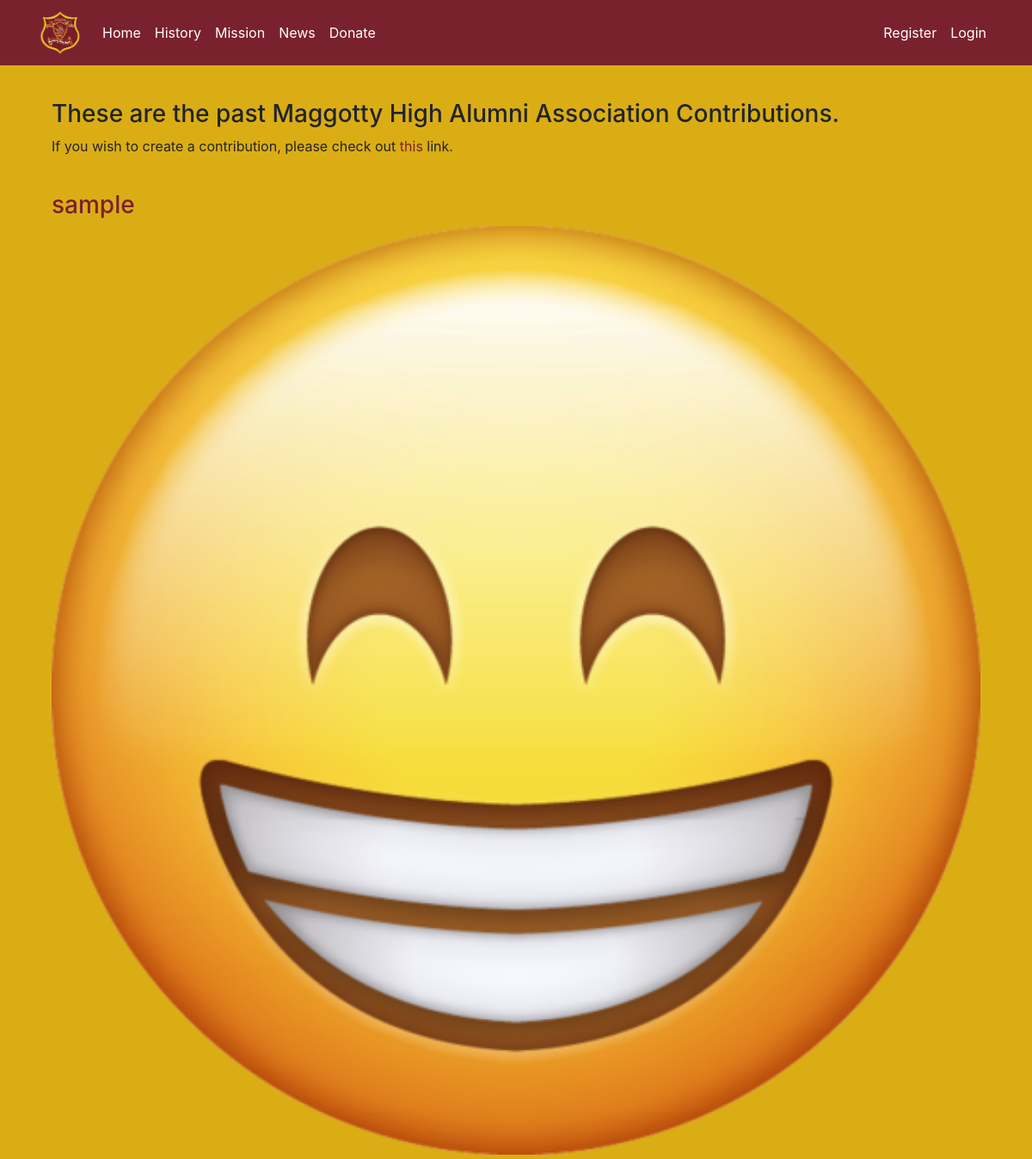
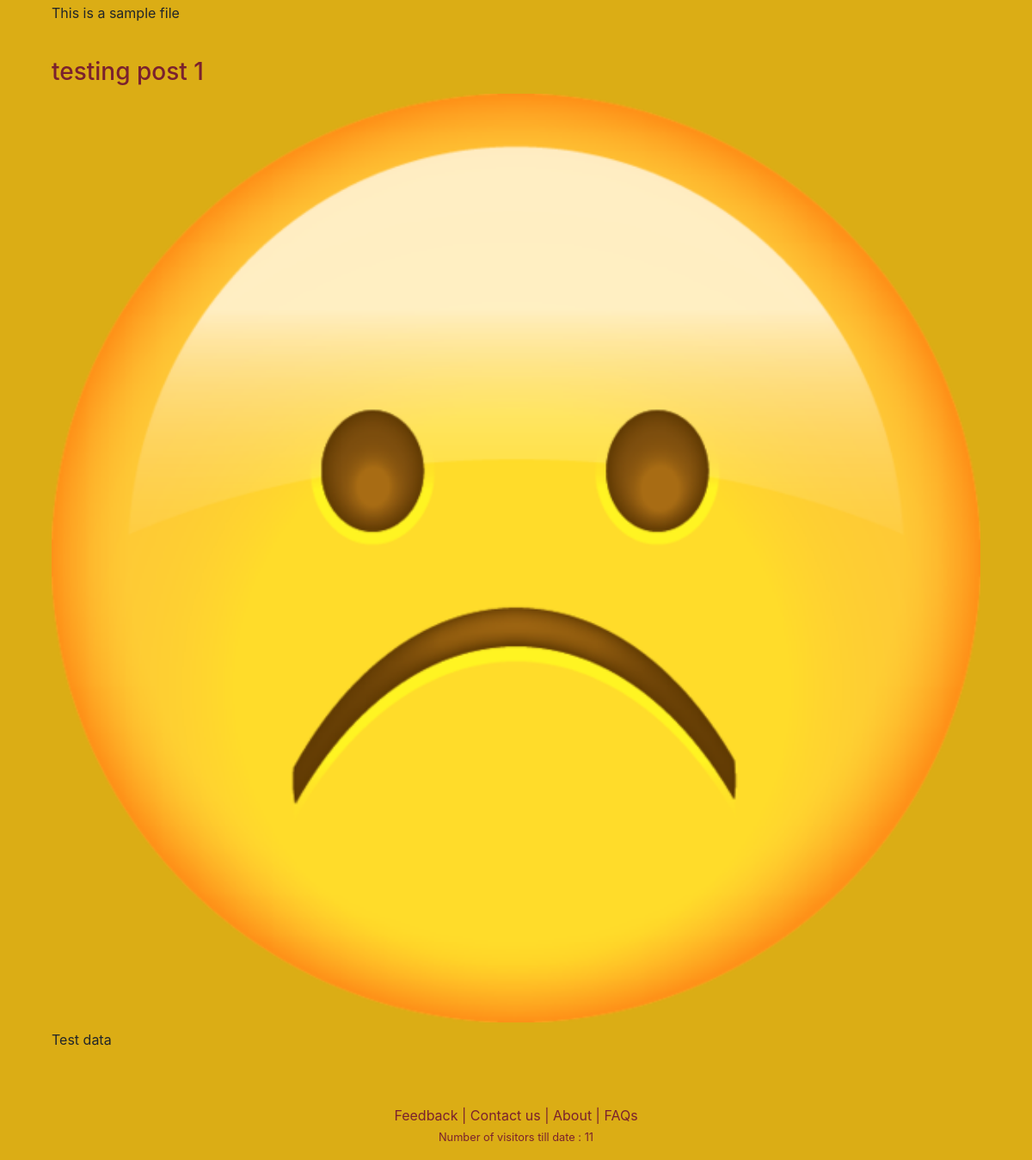
/contributions/, run on the app's committed database (2 pictures, top to bottom).
### Maggotty/models.py (models this page shows, shortened)
class Contribute(models.Model):
    title = models.CharField(max_length=255)
    upload = models.ImageField(upload_to='contribute/')
    description = models.TextField()

### Maggotty/views.py (the view)
# urls.py: path("contributions/", views.contributions, name='contributions'),
def contributions(request):
    contributions = Contribute.objects.all()[:3]
    return render(request, "Maggotty/contributions.html", {"contributions": contributions})

### Maggotty/context_processors.py (called while the page is built)
def get_current_cart_to_context(request):
    current_user = request.user
    cart_items = 0
    cart_items = Order.objects.filter(username=current_user.username,ifPaid=False).count()
    no_of_visitors = User.objects.all().count()
    return {
        'CART_COUNT' : cart_items,
        'VISITORS' : no_of_visitors
    }

### Maggotty/templates/Maggotty/contributions.html (shortened to what this page needs)
{% extends "Maggotty/layout.html" %}
{% block content %}
<div class="container">
    <div class="row row-content align-items-center">
        <div class="col col-sm order-sm-first col-md">
            <h3>
                These are the past Maggotty High Alumni Association Contributions.<br/>
            </h3>
            <p>
                If you wish to create a contribution, please check out <a class="redLink" href="{% url 'contribute' %}">this</a> link.
            </p>
            <br/>
        </div>
    </div>
    {% if contributions %}
    {% for contribution in contributions %}
    <div class="row row-content align-items-center">
        <div class="col col-sm order-sm-first col-md">
            <a href="#" class="redLink"><h3 class="mt-0">{{ contribution.title }}</h3></a>
            <h3><img src="{{ contribution.upload.url }}" alt="" width="100%" ></h3>
            <p class="d-none d-sm-block">{{ contribution.description }}</p>
        </div>
    </div>
    <br/>
    {% endfor %}
    {% else %}
        <h3 style="text-align: center;">No contributions have been made yet...Please check again later</h3>
    {% endif %}
</div>
{% endblock %}

### Maggotty/static/Maggotty/style.css (style rules this page uses)
.redLink { color:#7a212e !important; }
.bgPage { background-color: #daaa0cf5; }

### data on the page
Contribute: title "sample", upload (picture), description "This is a sample file"
Contribute: title "testing post 1", upload (picture), description "Test data"

### other printed values
{{ VISITORS }} "11"
